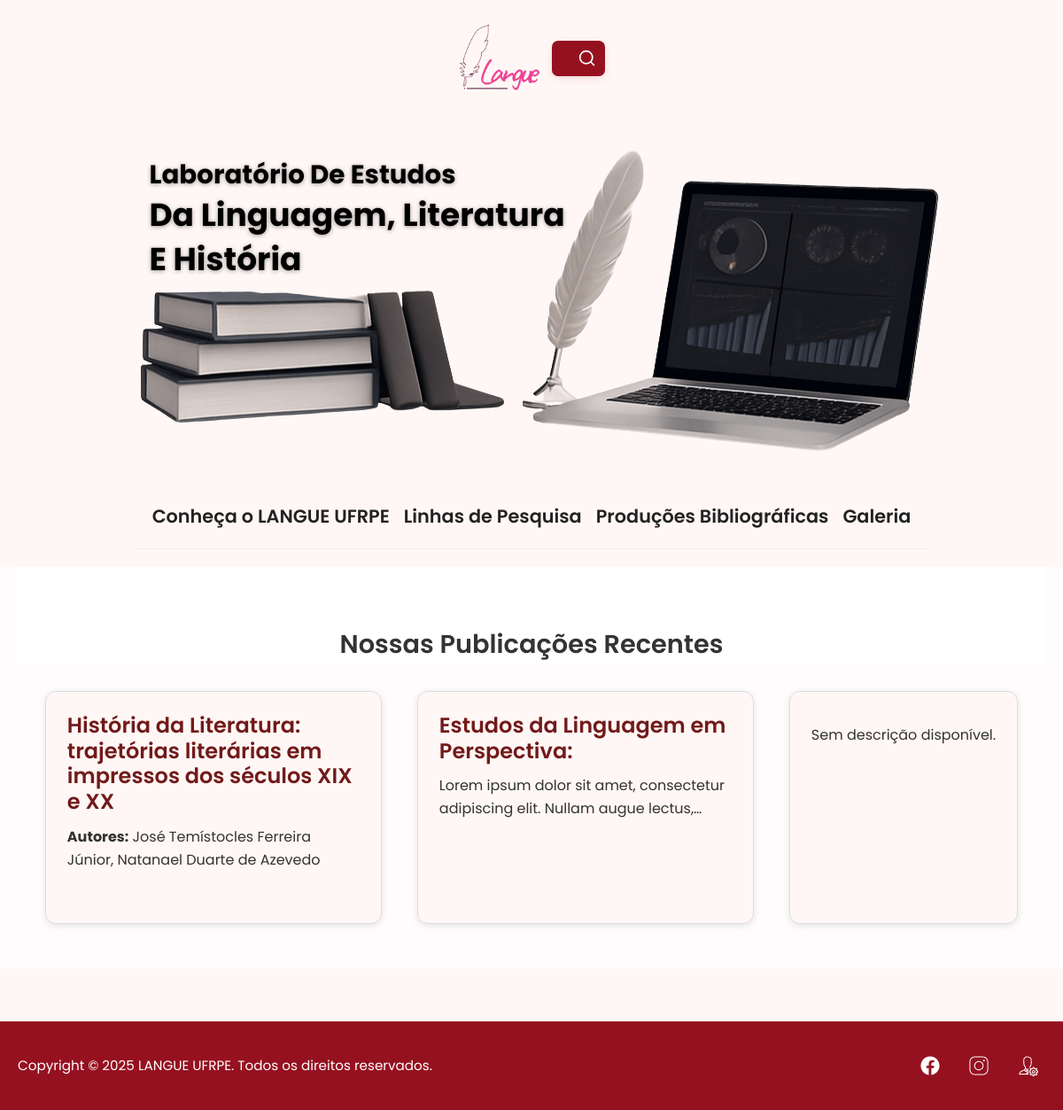
The app's page /, older data.
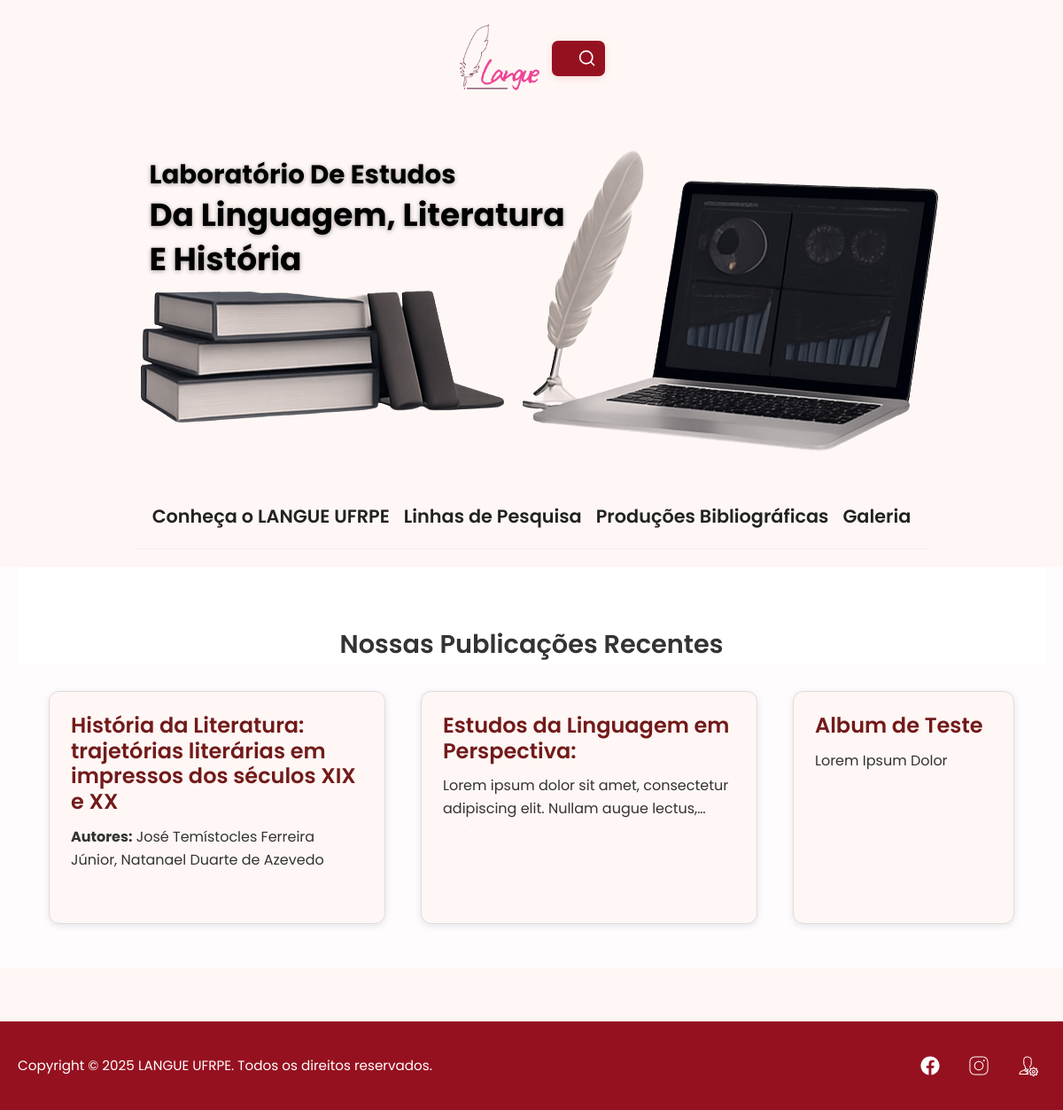
The same page, newer data.
### galeria/models.py (models this page shows, shortened)
class Album(models.Model):
    title = models.CharField(max_length=200, verbose_name="Título do Álbum")
    description = models.TextField(blank=True, null=True, verbose_name="Descrição")
    cover_image = models.ImageField(upload_to='galeria/covers/', verbose_name="Imagem de Capa")
    event_date = models.DateField(default=timezone.now, verbose_name="Data do Evento")
    created_at = models.DateTimeField(auto_now_add=True, verbose_name="Criado em")
    class Meta:
        verbose_name = "Álbum"
        verbose_name_plural = "Álbuns"
        ordering = ['-event_date']

### home/views.py (the view)
# urls.py: path('', views.home, name='index'),
def home(request):
    latest_producao = ProducaoBibliografica.objects.order_by('-ano_publicacao', '-id').first()
    latest_publicacao = PublicacaoPDF.objects.order_by('-ano_publicacao', '-id').first()
    latest_galeria = Album.objects.order_by('-created_at', '-id').first()
    context = {
        'latest_producao': latest_producao,
        'latest_publicacao': latest_publicacao,
        'latest_galeria': latest_galeria,
    }
    return render(request, 'home/index.html', context)

### templates/home/index.html (shortened to what the changed rows need)
{% load static %}
<!DOCTYPE html>
<html lang="pt-br">
<head>
    <link rel="stylesheet" href="https://stackpath.bootstrapcdn.com/bootstrap/4.5.2/css/bootstrap.min.css">
    <link rel="stylesheet" href="{% static 'styles/modular/home.css' %}">
    <link rel="stylesheet" href="{% static 'styles/modular/animations.css'%}">
    <link rel="stylesheet" href="{% static 'styles/modular/tablet.css'%}" media="screen and (min-width: 769px) and (max-width: 1024px)">
    <link rel="stylesheet" href="{% static 'styles/modular/mobile.css'%}" media="screen and (max-width: 768px)">
</head>
<body>
    <main role="main">
        <section class="featured-publications" id="publicacoes-destaque">
            <h2>Nossas Publicações Recentes</h2>
            <div class="cards-container">
                <a href="{% url 'galeria:detalhe' latest_galeria.id %}" aria-label="Ver mais sobre {{ latest_galeria.title }}" class="card-link">
                    <article class="card">
                        <h3>{{ latest_galeria.title }}</h3>
                        <p>{{ latest_galeria.description|default:"Sem descrição disponível." }}</p>
                        </article>
                </a>
            </div>
        </section>
    </main>
</body>
</html>

Row changes from the older to the newer data that the page shows:
added Album: title "Album de Teste", description "Lorem Ipsum Dolor"
Text that changed along with them:
{{ latest_galeria.description|default:"Sem descrição disponível." }}: "Sem descrição disponível." → (not shown)
